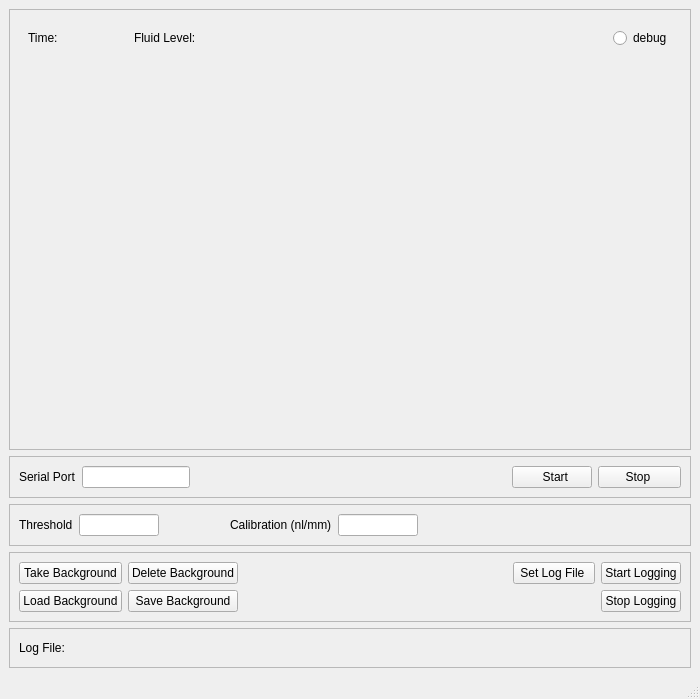
<?xml version="1.0" encoding="UTF-8"?>
<ui version="4.0">
 <class>ArraySensorMainWindow</class>
 <widget class="QMainWindow" name="ArraySensorMainWindow">
  <property name="geometry">
   <rect>
    <x>0</x>
    <y>0</y>
    <width>700</width>
    <height>699</height>
   </rect>
  </property>
  <property name="sizePolicy">
   <sizepolicy hsizetype="Preferred" vsizetype="Preferred">
    <horstretch>0</horstretch>
    <verstretch>0</verstretch>
   </sizepolicy>
  </property>
  <property name="windowTitle">
   <string>Capillary Array Sensor</string>
  </property>
  <widget class="QWidget" name="centralwidget">
   <layout class="QVBoxLayout" name="verticalLayout_3">
    <item>
     <widget class="QFrame" name="frame">
      <property name="frameShape">
       <enum>QFrame::StyledPanel</enum>
      </property>
      <property name="frameShadow">
       <enum>QFrame::Raised</enum>
      </property>
      <layout class="QVBoxLayout" name="verticalLayout_4">
       <item>
        <widget class="QWidget" name="widget_2" native="true">
         <property name="sizePolicy">
          <sizepolicy hsizetype="Preferred" vsizetype="Fixed">
           <horstretch>0</horstretch>
           <verstretch>0</verstretch>
          </sizepolicy>
         </property>
         <layout class="QHBoxLayout" name="horizontalLayout">
          <item>
           <widget class="QLabel" name="timeLabel">
            <property name="text">
             <string>Time:         </string>
            </property>
           </widget>
          </item>
          <item>
           <spacer name="horizontalSpacer_5">
            <property name="orientation">
             <enum>Qt::Horizontal</enum>
            </property>
            <property name="sizeType">
             <enum>QSizePolicy::Fixed</enum>
            </property>
            <property name="sizeHint" stdset="0">
             <size>
              <width>40</width>
              <height>20</height>
             </size>
            </property>
           </spacer>
          </item>
          <item>
           <widget class="QLabel" name="levelLabel">
            <property name="text">
             <string>Fluid Level:          </string>
            </property>
           </widget>
          </item>
          <item>
           <spacer name="horizontalSpacer_2">
            <property name="orientation">
             <enum>Qt::Horizontal</enum>
            </property>
            <property name="sizeHint" stdset="0">
             <size>
              <width>40</width>
              <height>20</height>
             </size>
            </property>
           </spacer>
          </item>
          <item>
           <widget class="QRadioButton" name="debugRadioButton">
            <property name="text">
             <string>debug</string>
            </property>
           </widget>
          </item>
         </layout>
        </widget>
       </item>
       <item>
        <widget class="MplWidget" name="mpl" native="true">
         <property name="sizePolicy">
          <sizepolicy hsizetype="Expanding" vsizetype="Expanding">
           <horstretch>0</horstretch>
           <verstretch>0</verstretch>
          </sizepolicy>
         </property>
        </widget>
       </item>
      </layout>
     </widget>
    </item>
    <item>
     <widget class="QFrame" name="frame_3">
      <property name="sizePolicy">
       <sizepolicy hsizetype="Preferred" vsizetype="Fixed">
        <horstretch>0</horstretch>
        <verstretch>0</verstretch>
       </sizepolicy>
      </property>
      <property name="frameShape">
       <enum>QFrame::StyledPanel</enum>
      </property>
      <property name="frameShadow">
       <enum>QFrame::Raised</enum>
      </property>
      <layout class="QHBoxLayout" name="horizontalLayout_3">
       <item>
        <widget class="QLabel" name="label">
         <property name="text">
          <string>Serial Port</string>
         </property>
        </widget>
       </item>
       <item>
        <widget class="QLineEdit" name="serialPortLineEdit">
         <property name="sizePolicy">
          <sizepolicy hsizetype="Fixed" vsizetype="Fixed">
           <horstretch>0</horstretch>
           <verstretch>0</verstretch>
          </sizepolicy>
         </property>
         <property name="toolTip">
          <string>set serial port address</string>
         </property>
        </widget>
       </item>
       <item>
        <spacer name="horizontalSpacer_6">
         <property name="orientation">
          <enum>Qt::Horizontal</enum>
         </property>
         <property name="sizeHint" stdset="0">
          <size>
           <width>40</width>
           <height>20</height>
          </size>
         </property>
        </spacer>
       </item>
       <item>
        <spacer name="horizontalSpacer">
         <property name="orientation">
          <enum>Qt::Horizontal</enum>
         </property>
         <property name="sizeHint" stdset="0">
          <size>
           <width>40</width>
           <height>20</height>
          </size>
         </property>
        </spacer>
       </item>
       <item>
        <widget class="QPushButton" name="startPushButton">
         <property name="toolTip">
          <string>start acquiring data from sensor</string>
         </property>
         <property name="text">
          <string>        Start      </string>
         </property>
        </widget>
       </item>
       <item>
        <widget class="QPushButton" name="stopPushButton">
         <property name="toolTip">
          <string>stop acquisition form sensor</string>
         </property>
         <property name="text">
          <string>       Stop        </string>
         </property>
        </widget>
       </item>
      </layout>
     </widget>
    </item>
    <item>
     <widget class="QFrame" name="frame_5">
      <property name="frameShape">
       <enum>QFrame::StyledPanel</enum>
      </property>
      <property name="frameShadow">
       <enum>QFrame::Raised</enum>
      </property>
      <layout class="QHBoxLayout" name="horizontalLayout_4">
       <item>
        <widget class="QLabel" name="label_2">
         <property name="text">
          <string>Threshold</string>
         </property>
        </widget>
       </item>
       <item>
        <widget class="QLineEdit" name="thresholdLineEdit">
         <property name="sizePolicy">
          <sizepolicy hsizetype="Fixed" vsizetype="Fixed">
           <horstretch>0</horstretch>
           <verstretch>0</verstretch>
          </sizepolicy>
         </property>
         <property name="maximumSize">
          <size>
           <width>80</width>
           <height>16777215</height>
          </size>
         </property>
        </widget>
       </item>
       <item>
        <spacer name="horizontalSpacer_7">
         <property name="orientation">
          <enum>Qt::Horizontal</enum>
         </property>
         <property name="sizeType">
          <enum>QSizePolicy::Fixed</enum>
         </property>
         <property name="sizeHint" stdset="0">
          <size>
           <width>65</width>
           <height>20</height>
          </size>
         </property>
        </spacer>
       </item>
       <item>
        <widget class="QLabel" name="label_3">
         <property name="text">
          <string>Calibration (nl/mm)</string>
         </property>
        </widget>
       </item>
       <item>
        <widget class="QLineEdit" name="calibrationLineEdit">
         <property name="maximumSize">
          <size>
           <width>80</width>
           <height>16777215</height>
          </size>
         </property>
        </widget>
       </item>
       <item>
        <spacer name="horizontalSpacer_8">
         <property name="orientation">
          <enum>Qt::Horizontal</enum>
         </property>
         <property name="sizeHint" stdset="0">
          <size>
           <width>40</width>
           <height>20</height>
          </size>
         </property>
        </spacer>
       </item>
      </layout>
     </widget>
    </item>
    <item>
     <widget class="QFrame" name="frame_2">
      <property name="sizePolicy">
       <sizepolicy hsizetype="Preferred" vsizetype="Fixed">
        <horstretch>0</horstretch>
        <verstretch>0</verstretch>
       </sizepolicy>
      </property>
      <property name="frameShape">
       <enum>QFrame::StyledPanel</enum>
      </property>
      <property name="frameShadow">
       <enum>QFrame::Raised</enum>
      </property>
      <layout class="QHBoxLayout" name="horizontalLayout_5">
       <item>
        <layout class="QVBoxLayout" name="verticalLayout_2">
         <item>
          <widget class="QPushButton" name="takeBackgroundPushButton">
           <property name="toolTip">
            <string>take background reading of capillary for equalization</string>
           </property>
           <property name="text">
            <string>Take Background</string>
           </property>
          </widget>
         </item>
         <item>
          <widget class="QPushButton" name="loadBackgroundPushButton">
           <property name="toolTip">
            <string>load background reading from file</string>
           </property>
           <property name="text">
            <string>Load Background</string>
           </property>
          </widget>
         </item>
        </layout>
       </item>
       <item>
        <layout class="QVBoxLayout" name="verticalLayout_5">
         <item>
          <widget class="QPushButton" name="deleteBackgroundPushButton">
           <property name="toolTip">
            <string>delete current background reading</string>
           </property>
           <property name="text">
            <string>Delete Background</string>
           </property>
          </widget>
         </item>
         <item>
          <widget class="QPushButton" name="saveBackgroundPushButton">
           <property name="toolTip">
            <string>save current background reading to file</string>
           </property>
           <property name="text">
            <string>Save Background</string>
           </property>
          </widget>
         </item>
        </layout>
       </item>
       <item>
        <spacer name="horizontalSpacer_4">
         <property name="orientation">
          <enum>Qt::Horizontal</enum>
         </property>
         <property name="sizeHint" stdset="0">
          <size>
           <width>40</width>
           <height>20</height>
          </size>
         </property>
        </spacer>
       </item>
       <item>
        <layout class="QVBoxLayout" name="verticalLayout_6">
         <item>
          <widget class="QPushButton" name="setLogPushButton">
           <property name="toolTip">
            <string>set current data log file</string>
           </property>
           <property name="text">
            <string> Set Log File  </string>
           </property>
          </widget>
         </item>
         <item>
          <widget class="QWidget" name="widget" native="true"/>
         </item>
        </layout>
       </item>
       <item>
        <layout class="QVBoxLayout" name="verticalLayout">
         <item>
          <widget class="QPushButton" name="startLogPushButton">
           <property name="toolTip">
            <string>start logging data to file</string>
           </property>
           <property name="text">
            <string>Start Logging</string>
           </property>
          </widget>
         </item>
         <item>
          <widget class="QPushButton" name="stopLogPushButton">
           <property name="toolTip">
            <string>stop logging data to file</string>
           </property>
           <property name="text">
            <string>Stop Logging</string>
           </property>
          </widget>
         </item>
        </layout>
       </item>
      </layout>
     </widget>
    </item>
    <item>
     <widget class="QFrame" name="frame_4">
      <property name="sizePolicy">
       <sizepolicy hsizetype="Preferred" vsizetype="Fixed">
        <horstretch>0</horstretch>
        <verstretch>0</verstretch>
       </sizepolicy>
      </property>
      <property name="frameShape">
       <enum>QFrame::StyledPanel</enum>
      </property>
      <property name="frameShadow">
       <enum>QFrame::Raised</enum>
      </property>
      <layout class="QHBoxLayout" name="horizontalLayout_2">
       <item>
        <widget class="QLabel" name="logFileLabel">
         <property name="text">
          <string>Log File: </string>
         </property>
        </widget>
       </item>
       <item>
        <spacer name="horizontalSpacer_3">
         <property name="orientation">
          <enum>Qt::Horizontal</enum>
         </property>
         <property name="sizeHint" stdset="0">
          <size>
           <width>40</width>
           <height>20</height>
          </size>
         </property>
        </spacer>
       </item>
      </layout>
     </widget>
    </item>
   </layout>
  </widget>
  <widget class="QMenuBar" name="menubar">
   <property name="geometry">
    <rect>
     <x>0</x>
     <y>0</y>
     <width>700</width>
     <height>23</height>
    </rect>
   </property>
  </widget>
  <widget class="QStatusBar" name="statusbar"/>
 </widget>
 <customwidgets>
  <customwidget>
   <class>MplWidget</class>
   <extends>QWidget</extends>
   <header>mplwidget</header>
   <container>1</container>
  </customwidget>
 </customwidgets>
 <resources/>
 <connections/>
</ui>
